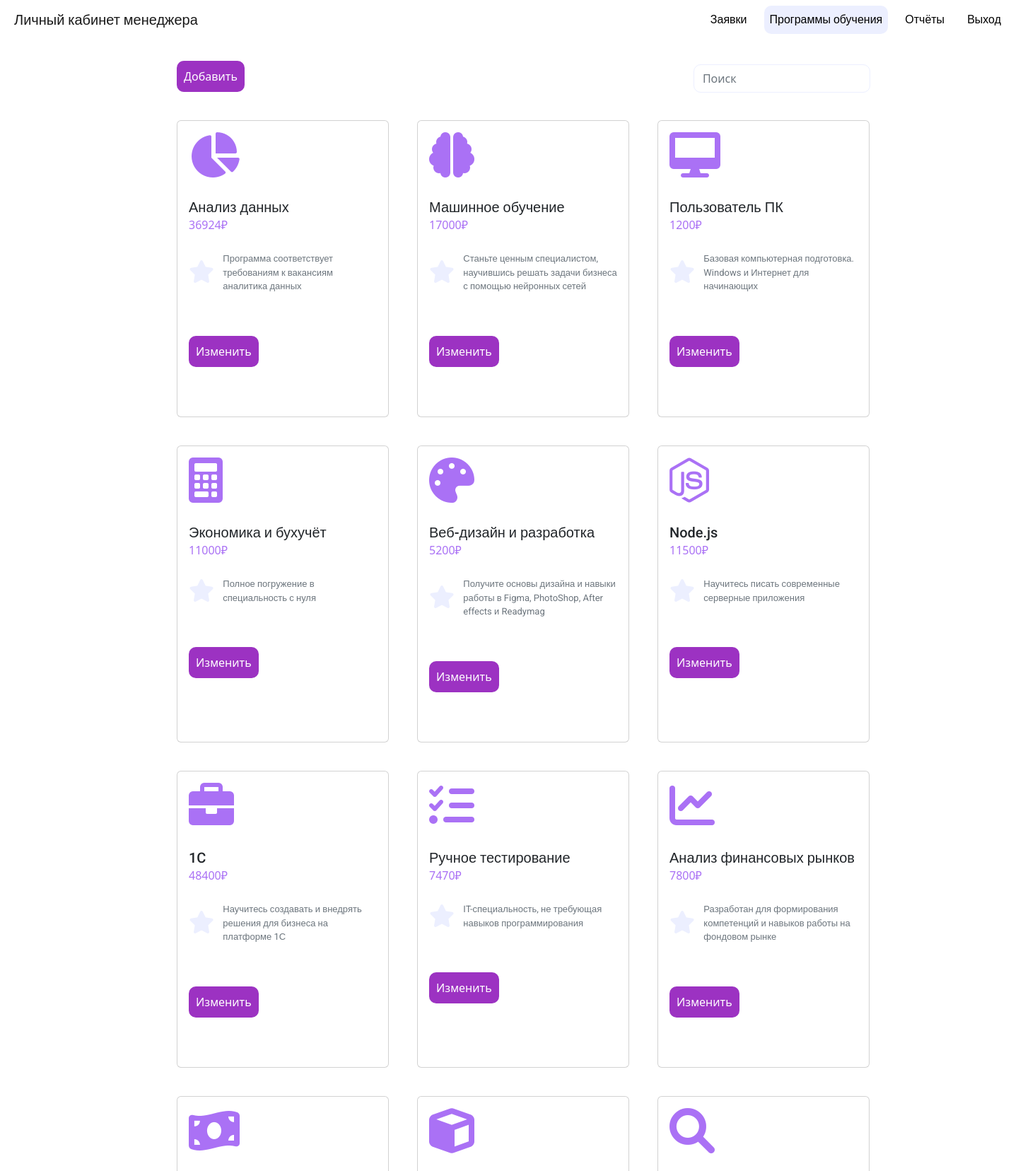
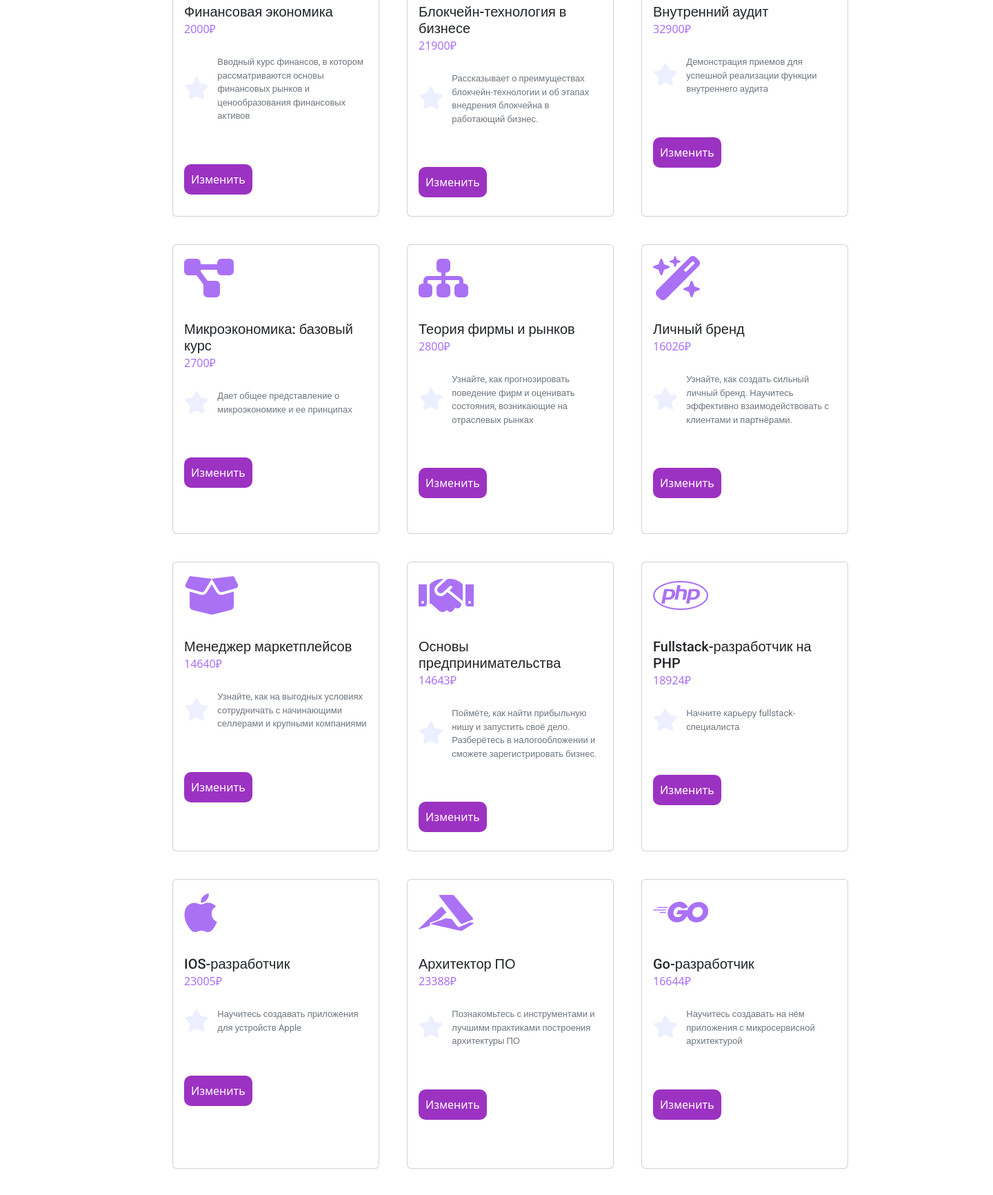
The page /manager_profile.php (upper part) on the database its author committed (2 pictures, top to bottom).
### tables this page shows
CREATE TABLE `training_program` (
  `id_program` int(11) NOT NULL,
  `name_of_program` varchar(100) NOT NULL,
  `id_subcategory` int(11) NOT NULL,
  `number_of_hours` int(11) NOT NULL DEFAULT '72',
  `price` double DEFAULT NULL,
  `id_certification` int(11) NOT NULL DEFAULT '1',
  `id_document` int(11) NOT NULL DEFAULT '2',
  `type_of_program` varchar(30) NOT NULL DEFAULT 'повышение квалификации',
  `id_form` int(11) NOT NULL DEFAULT '2',
  `description` text,
  `icon` text,
  `average_rate` double NOT NULL DEFAULT '0'
);

### src/manager_profile.php (called while the page is built, shortened)
<?php
include("manager_navigation.php");
include("edit_all_programs.php");

### src/edit_all_programs.php (the view, shortened to what this page needs)
<?php
include("db.php");
$sql = "SELECT * FROM training_program";
$result = mysqli_query($conn, $sql); ?>
<div id='search-div' style='display:flex;justify-content:start'>
	<button id='b-add' class='btn-submit'>Добавить</button>
	<input type='text' style='margin-left:635px;margin-top:35px;' id='search-text' onkeyup='card_search()' placeholder='Поиск' class='form-control select'>
</div>
<section class='center'>
	<div class='wrapper'>
		<?php while ($myrow = mysqli_fetch_array($result)) { ?>
			<div class='visible-item' id='view-"<?php echo $myrow['id_program']; ?>' style='margin: 20px 20px 20px 20px !important'>
				<div class='card'>
					<div class='card-body'>
						<i class='<?php echo $myrow['icon']; ?> fa-4x' style='padding-bottom:30px;color:rgb(170, 113, 245)'></i>
						<h5 class='card-title'><?php echo $myrow['name_of_program']; ?></h5>
						<h6 class='card-subtitle price-title mb-2' style='color:rgb(170, 113, 245)'><?php echo $myrow['price']; ?>₽</h6>
						<div class='container' style='padding: 20px 0 20px 0;'>
							<div class='row'>
								<div class='col-2' style='margin: auto 0 auto 0;'>
									<i class='fa-solid fa-star fa-2x' style='color:rgb(236, 239, 255)'></i>
								</div>
								<div class='col-10'>
									<p class='card-text text-muted' style='font-size:13px;'><?php echo $myrow['description']; ?></p>
								</div>
							</div>
							<div style='padding-top:60px;'>
								<form method='post' action='edit_program.php'>
									<input type='submit' class='btn-submit b-edit' id='button-<?php echo $myrow['id_program']; ?>' name='submit' value='Изменить'>
								</form>
							</div>
						</div>
					</div>
				</div>
			</div>
		<?php } ?>
	</div>
</section>

### src/man_nav_styles.css (style rules this page uses)
html, body, h1, h2, h3, h4, h5, a, p, tr, td { font-family: 'Roboto', sans-serif; }

### src/edit_all_programs.php (style rules this page uses)
.btn-submit { background-color: #9C32C2; padding: 10px; color: white; border: none; border-radius: 10px; }
.wrapper { margin-left: 90px; display: flex; flex-flow: row wrap; width: 1200px; justify-content: start; }
.card { height: 420px; }
.visible-item { width: 300px !important; display: inline-block; }
#b-add { margin-top: 30px; margin-bottom: 20px; margin-left: 250px; }
.center { margin-left: 140px; margin-right: auto !important; }
#search-div .form-control { color: grey; }
#search-div .form-control { width: 250px; border-radius: 10px; border: solid 1.5px rgb(236, 239, 255); height: 40px; margin-left: 20px; }

### rows shown on the page
training_program: name_of_program "Анализ данных", price "36924", description "Программа соответствует требованиям к вакансиям аналитика данных"
training_program: name_of_program "Машинное обучение", price "17000", description "Станьте ценным специалистом, научившись решать задачи бизнеса с помощью нейронных сетей"
training_program: name_of_program "Пользователь ПК", price "1200", description "Базовая компьютерная подготовка. Windows и Интернет для начинающих"
training_program: name_of_program "Экономика и бухучёт", price "11000", description "Полное погружение в специальность с нуля"
training_program: name_of_program "Веб-дизайн и разработка", price "5200", description "Получите основы дизайна и навыки работы в Figma, PhotoShop, After effects и Readymag"
training_program: name_of_program "Node.js", price "11500", description "Научитесь писать современные серверные приложения"
training_program: name_of_program "1C", price "48400", description "Научитесь создавать и внедрять решения для бизнеса на платформе 1С"
training_program: name_of_program "Ручное тестирование", price "7470", description "IT-специальность, не требующая навыков программирования"
training_program: name_of_program "Анализ финансовых рынков", price "7800", description "Разработан для формирования компетенций и навыков работы на фондовом рынке"
training_program: name_of_program "Финансовая экономика", price "2000", description "Вводный курс финансов, в котором рассматриваются основы финансовых рынков и ценообразования финансовых активов"
training_program: name_of_program "Блокчейн-технология в бизнесе", price "21900", description "Рассказывает о преимуществах блокчейн-технологии и об этапах внедрения блокчейна в работающий бизнес."
training_program: name_of_program "Внутренний аудит", price "32900", description "Демонстрация приемов для успешной реализации функции внутреннего аудита"
training_program: name_of_program "Микроэкономика: базовый курс", price "2700", description "Дает общее представление о микроэкономике и ее принципах"
training_program: name_of_program "Теория фирмы и рынков", price "2800", description "Узнайте, как прогнозировать поведение фирм и оценивать состояния, возникающие на отраслевых рынках"
training_program: name_of_program "Личный бренд", price "16026", description "Узнайте, как создать сильный личный бренд. Научитесь эффективно взаимодействовать с клиентами и партнёрами."
training_program: name_of_program "Менеджер маркетплейсов", price "14640", description "Узнайте, как на выгодных условиях сотрудничать с начинающими селлерами и крупными компаниями"
training_program: name_of_program "Основы предпринимательства", price "14643", description "Поймёте, как найти прибыльную нишу и запустить своё дело. Разберётесь в налогообложении и сможете зарегистрировать бизнес."
training_program: name_of_program "Fullstack-разработчик на PHP", price "18924", description "Начните карьеру fullstack-специалиста"
training_program: name_of_program "IOS-разработчик", price "23005", description "Научитесь создавать приложения для устройств Apple"
training_program: name_of_program "Архитектор ПО", price "23388", description "Познакомьтесь с инструментами и лучшими практиками построения архитектуры ПО"
training_program: name_of_program "Go-разработчик", price "16644", description "Научитесь создавать на нём приложения с микросервисной архитектурой"
